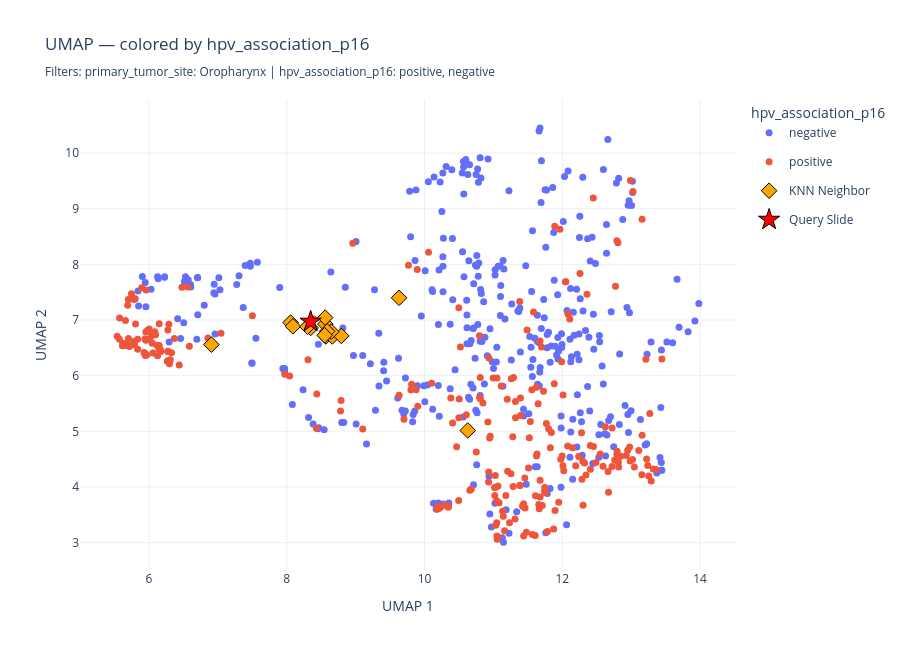

The code cell stored with this chart in its notebook:
### Markdown cell above
### Query by Histologic Type and Patient ID

Demonstrates targeted slide-level KNN: `MULTI_FILTERS` (Oropharynx + HPV positive or negative, 626 slides) restricts the candidate pool, then a specific patient and histologic type select the query slide within that pool.

**How the query is constructed:**
- `MULTI_FILTERS` builds the candidate pool — KNN only searches within these 626 slides
- `HISTOLOGIC_TYPE` selects slides of a specific histology as query candidates
- `PATIENT_ID` narrows to a specific patient — set to `None` to use the first matching slide across all patients
- `deduplicate_by_patient=True` — only the highest-scoring slide per patient is kept, giving a clean one-result-per-patient ranking

**Difference from `knn-query-smoking-status`:** both cells now use `MULTI_FILTERS` as the candidate pool. The difference is the query selector — smoking status there, histologic type + patient ID here. This cell also adds per-patient deduplication, making it closer to the patient-level matching in `match-table`.

**What the output tells you:**
- `Candidate pool` line confirms `MULTI_FILTERS` was applied
- Scores above the p95 baseline (0.659) are genuine morphological matches; scores near or below it are within population noise
- The UMAP plot shows the query (red star) and neighbors (orange diamonds) within the `MULTI_FILTERS` subgroup, colored by `hpv_association_p16` — compare with `knn-query-smoking-status` to see how a different query patient shifts the neighbor positions
- `histologic_type` has a silhouette of −0.082 — neighbors are not guaranteed to share the same histology; use `match-table` for the full composite score with metadata match

> If `PATIENT_ID` is not found for the given `HISTOLOGIC_TYPE`, a yellow warning box lists valid patient IDs — change `PATIENT_ID` to one of those values and re-run.

### Code cell
# knn-query-histologic-patient

PATIENT_ID = "015"
HISTOLOGIC_TYPE = "SCC_Conventional-Keratinizing"
K = 15

# Restrict KNN candidates to MULTI_FILTERS pool (Oropharynx + HPV positive or negative)
filtered_meta = apply_metadata_filters(metadata_df, MULTI_FILTERS, FILTERABLE_COLUMNS)
filtered_names = set(filtered_meta["slide_name"])
candidate_embeddings = {n: v for n, v in embeddings.items() if n in filtered_names}

# Filter by histologic type within the candidate pool
mask = metadata_df["histologic_type"] == HISTOLOGIC_TYPE
# Optionally narrow down to a specific patient
if PATIENT_ID is not None:
    mask = mask & metadata_df["slide_name"].str.contains(PATIENT_ID, na=False)

matching = metadata_df[mask]["slide_name"].tolist()
filter_desc = f"histologic_type={HISTOLOGIC_TYPE}" + (f", patient={PATIENT_ID}" if PATIENT_ID else "")

if not matching:
    _valid_pids = sorted({
        re.search(r'patient(\d+)', n).group(1)
        for n in metadata_df[metadata_df["histologic_type"] == HISTOLOGIC_TYPE]["slide_name"]
        if re.search(r'patient(\d+)', n)
    })
    from IPython.display import display, HTML
    display(HTML(f"""
        <div style='background:#fff3cd;border-left:6px solid #ffc107;padding:12px 16px;border-radius:4px;font-family:monospace'>
        <b>⚠️ No slides found for:</b> {filter_desc}<br><br>
        <b>Valid patient IDs for histologic_type={HISTOLOGIC_TYPE}:</b><br>
        <code>{_valid_pids[:10]}</code>
        </div>
    """))
else:
    query_slide = matching[0]
    knn_results = find_k_nearest(
        embeddings, query_slide, k=K,
        candidate_embeddings=candidate_embeddings,
        deduplicate_by_patient=True,
    )
    neighbor_names = [name for name, score in knn_results]
    print(f"Query: {query_slide} ({filter_desc})")
    print(f"Candidate pool: {len(candidate_embeddings)} slides (MULTI_FILTERS applied)")
    print(f"Matched {len(matching)} slide(s) for filter criteria")
    print()
    knn_df = pd.DataFrame(knn_results, columns=["slide_name", "similarity"])
    knn_df.index = range(1, len(knn_df) + 1)
    knn_df.index.name = "rank"
    knn_df["similarity"] = knn_df["similarity"].round(4)
    _slide_meta = metadata_df.set_index("slide_name")[["age_at_initial_diagnosis", "year_of_initial_diagnosis"]]
    knn_df = knn_df.join(_slide_meta, on="slide_name")
    from IPython.display import display
    display(knn_df.style.background_gradient(subset=["similarity"], cmap="Blues"))
    fig_hist = plot_umap_interactive(
        umap_df, metadata_df,
        color_by="hpv_association_p16",
        query_slide=query_slide,
        neighbors=neighbor_names,
        metadata_filters=MULTI_FILTERS,
    )
    fig_hist.show()

### Figure 1 — Plotly figure (JSON) as saved in the notebook; plotly's stock layout.template omitted (floating-point values rounded to 4 significant figures; data arrays with more than 128 entries replaced by an {"elided": "..."} marker saying what was removed)
{"data": [{"hoverinfo": "text", "legendgroup": "negative", "marker": {"color": "#636EFA", "size": 7}, "mode": "markers", "name": "negative", "text": {"elided": "353 str values"}, "type": "scatter", "x": {"elided": "353 float values"}, "y": {"elided": "353 float values"}}, {"hoverinfo": "text", "legendgroup": "positive", "marker": {"color": "#EF553B", "size": 7}, "mode": "markers", "name": "positive", "text": {"elided": "257 str values"}, "type": "scatter", "x": {"elided": "257 float values"}, "y": {"elided": "257 float values"}}, {"hoverinfo": "text", "marker": {"color": "orange", "line": {"color": "black", "width": 1}, "size": 12, "symbol": "diamond"}, "mode": "markers", "name": "KNN Neighbor", "text": ["TumorCenter_HE_block10_x3_y11_patient119<br>hpv_association_p16: negative<br>Tumor Site: Oropharynx<br>Histologic Type: SCC_Basaloid<br>Age at Diagnosis: 57<br>Year of Diagnosis: 2012", "TumorCenter_HE_block10_x3_y5_patient419<br>hpv_association_p16: positive<br>Tumor Site: Oropharynx<br>Histologic Type: SCC_Conventional-Keratinizing<br>Age at Diagnosis: 61<br>Year of Diagnosis: 2013", "TumorCenter_HE_block10_x5_y6_patient349<br>hpv_association_p16: negative<br>Tumor Site: Oropharynx<br>Histologic Type: SCC_Basaloid<br>Age at Diagnosis: 58<br>Year of Diagnosis: 2013", "TumorCenter_HE_block11_x5_y1_patient620<br>hpv_association_p16: positive<br>Tumor Site: Oropharynx<br>Histologic Type: SCC_Lymphoepithelial<br>Age at Diagnosis: 67<br>Year of Diagnosis: 2012", "TumorCenter_HE_block12_x5_y1_patient506<br>hpv_association_p16: negative<br>Tumor Site: Oropharynx<br>Histologic Type: SCC_Conventional-Keratinizing<br>Age at Diagnosis: 48<br>Year of Diagnosis: 2011", "TumorCenter_HE_block2_x6_y4_patient359<br>hpv_association_p16: negative<br>Tumor Site: Oropharynx<br>Histologic Type: SCC_Conventional-Keratinizing<br>Age at Diagnosis: 67<br>Year of Diagnosis: 2015", "TumorCenter_HE_block4_x4_y2_patient287<br>hpv_association_p16: negative<br>Tumor Site: Oropharynx<br>Histologic Type: SCC_Conventional-NonKeratinizing<br>Age at Diagnosis: 64<br>Year of Diagnosis: 2016", "TumorCenter_HE_block5_x2_y4_patient511<br>hpv_association_p16: negative<br>Tumor Site: Oropharynx<br>Histologic Type: SCC_Conventional-Keratinizing<br>Age at Diagnosis: 67<br>Year of Diagnosis: 2018", "TumorCenter_HE_block5_x3_y9_patient316<br>hpv_association_p16: positive<br>Tumor Site: Oropharynx<br>Histologic Type: SCC_Basaloid<br>Age at Diagnosis: 67<br>Year of Diagnosis: 2017", "TumorCenter_HE_block5_x4_y3_patient727<br>hpv_association_p16: negative<br>Tumor Site: Oropharynx<br>Histologic Type: SCC_Conventional-Keratinizing<br>Age at Diagnosis: 51<br>Year of Diagnosis: 2017", "TumorCenter_HE_block6_x3_y8_patient405<br>hpv_association_p16: negative<br>Tumor Site: Oropharynx<br>Histologic Type: SCC_Conventional-NonKeratinizing<br>Age at Diagnosis: 57<br>Year of Diagnosis: 2018", "TumorCenter_HE_block6_x4_y5_patient091<br>hpv_association_p16: negative<br>Tumor Site: Oropharynx<br>Histologic Type: SCC_Conventional-Keratinizing<br>Age at Diagnosis: 69<br>Year of Diagnosis: 2018", "TumorCenter_HE_block6_x5_y1_patient562<br>hpv_association_p16: negative<br>Tumor Site: Oropharynx<br>Histologic Type: SCC_Conventional-Keratinizing<br>Age at Diagnosis: 55<br>Year of Diagnosis: 2019", "TumorCenter_HE_block8_x2_y5_patient251<br>hpv_association_p16: positive<br>Tumor Site: Oropharynx<br>Histologic Type: SCC_Conventional-NonKeratinizing<br>Age at Diagnosis: 57<br>Year of Diagnosis: 2013", "TumorCenter_HE_block9_x2_y5_patient023<br>hpv_association_p16: negative<br>Tumor Site: Oropharynx<br>Histologic Type: SCC_Conventional-Keratinizing<br>Age at Diagnosis: 78<br>Year of Diagnosis: 2014"], "type": "scatter", "x": [8.568, 8.056, 8.661, 10.63, 6.906, 8.09, 8.792, 8.56, 8.347, 8.646, 8.301, 8.557, 8.586, 8.55, 9.63], "y": [6.707, 6.955, 6.706, 5.017, 6.559, 6.887, 6.715, 6.927, 6.859, 6.791, 6.88, 7.043, 6.797, 6.727, 7.399]}, {"hoverinfo": "text", "marker": {"color": "red", "line": {"color": "black", "width": 1}, "size": 16, "symbol": "star"}, "mode": "markers", "name": "Query Slide", "text": ["QUERY: TumorCenter_HE_block11_x3_y1_patient015<br>hpv_association_p16: positive<br>Tumor Site: Oropharynx<br>Histologic Type: SCC_Conventional-Keratinizing<br>Age at Diagnosis: 54<br>Year of Diagnosis: 2012"], "type": "scatter", "x": [8.347], "y": [6.971]}], "layout": {"height": 650, "legend": {"title": {"text": "hpv_association_p16"}}, "title": {"text": "UMAP — colored by hpv_association_p16<br><sub>Filters: primary_tumor_site: Oropharynx | hpv_association_p16: positive, negative</sub>"}, "width": 900, "xaxis": {"title": {"text": "UMAP 1"}}, "yaxis": {"title": {"text": "UMAP 2"}}}}
